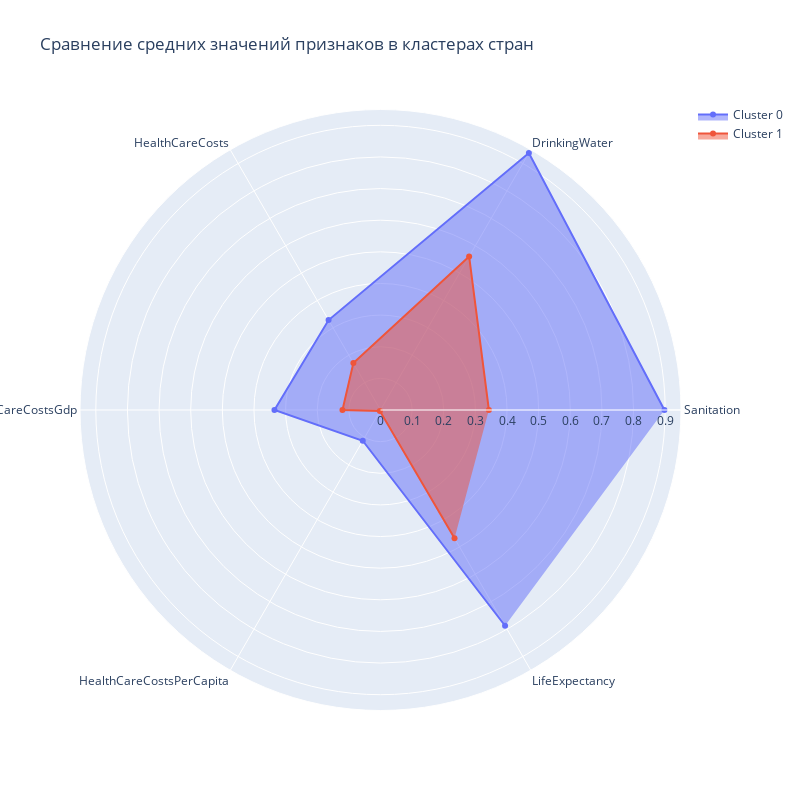

Source (notebook cell):
### Markdown cell above
Ранее мы разделили страны на 2 кластера.\
В кластер 0 попали страны с более благоприятными условиями для жизни, а в кластер 1 с менее благоприятными.\
Сравним средние значения рассматриваемых признаков в двух кластерах.

### Code cell
# Масштабируем данные
scaled_data = get_scaled_data(data)

# Возьмем средние значения по кластерам и построим полярную диаграмму
display_clusters_profiles(
    scaled_data.groupby(F.ClusterKMeans.value).agg('mean'),
)

### Figure 1 — Plotly figure (JSON) as saved in the notebook; plotly's stock layout.template omitted (floating-point values rounded to 4 significant figures)
{"data": [{"fill": "toself", "name": "Cluster 0", "r": [0.8976, 0.9381, 0.3282, 0.3352, 0.1122, 0.7875], "theta": ["Sanitation", "DrinkingWater", "HealthCareCosts", "HealthCareCostsGdp", "HealthCareCostsPerCapita", "LifeExpectancy"], "type": "scatterpolar"}, {"fill": "toself", "name": "Cluster 1", "r": [0.3427, 0.5604, 0.1715, 0.1203, 0.003786, 0.468], "theta": ["Sanitation", "DrinkingWater", "HealthCareCosts", "HealthCareCostsGdp", "HealthCareCostsPerCapita", "LifeExpectancy"], "type": "scatterpolar"}], "layout": {"autosize": false, "height": 800, "showlegend": true, "title": {"text": "Сравнение средних значений признаков в кластерах стран"}, "width": 800}}
